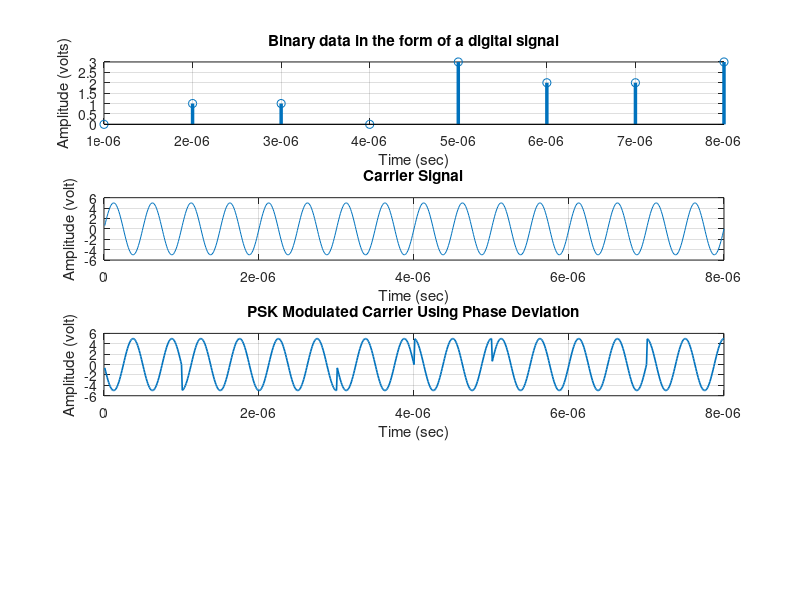

MATLAB code to generate this figure:
clc;
clear;
close all;

% Parameters
M = 4;  % BPSK modulation order
n = 8;                  % Number of bits
x = randi([0, M-1], 1, n); % Random bit generator
bp = 1e-6;              % Bit period
disp('Binary information at Transmitter:');
disp(x);

t1 = (1:length(x)) * bp;
subplot(4, 1, 1);
stem(t1, x, 'LineWidth', 2.5); grid on;

ylabel('Amplitude (volts)');
xlabel('Time (sec)');
title('Binary data in the form of a digital signal');

% PSK Modulation using built-in pskmod

modulatedSymbols = pskmod(x, M, pi);  % PSK-modulated data with 0/π phases

% Extract phase deviation
phaseDeviation = angle(modulatedSymbols);  % Phase deviation from PSK

% Generate carrier-modulated signal
A = 5;                       % Carrier amplitude
br = 1 / bp;                 % Bit rate
f = br * 2;                  % Carrier frequency
t2 = (bp / 99:bp / 99:bp)';  % Time vector for one bit (column vector)

% Create a time matrix where each column corresponds to a bit period
timeMatrix = repmat(t2, 1, length(x));

% Create a phase matrix corresponding to each bit
phaseMatrix = repmat(phaseDeviation, length(t2), 1);

% Generate modulated carrier signal in a single operation
modulatedCarrier = A * sin(2 * pi * f * timeMatrix + phaseMatrix);

% Flatten the matrix into a row vector
modulatedCarrier = modulatedCarrier(:)';

% Time vector for the entire modulated signal
t3 = bp / 99:bp / 99:bp * length(x);

% Plot carrier signal
subplot(4, 1, 2);
carrierSignal = A * sin(2 * pi * f * t3);
plot(t3, carrierSignal); grid on;
xlabel('Time (sec)');
ylabel('Amplitude (volt)');
title('Carrier Signal');

% Plot PSK-modulated signal
subplot(4, 1, 3);
plot(t3, modulatedCarrier, 'LineWidth', 1.2); grid on;
xlabel('Time (sec)');
ylabel('Amplitude (volt)');
title('PSK Modulated Carrier Using Phase Deviation');

% Demodulation
demodulatedBits = pskdemod(modulatedSymbols, M, pi);
disp('Binary data at Receiver:');
disp(demodulatedBits);

